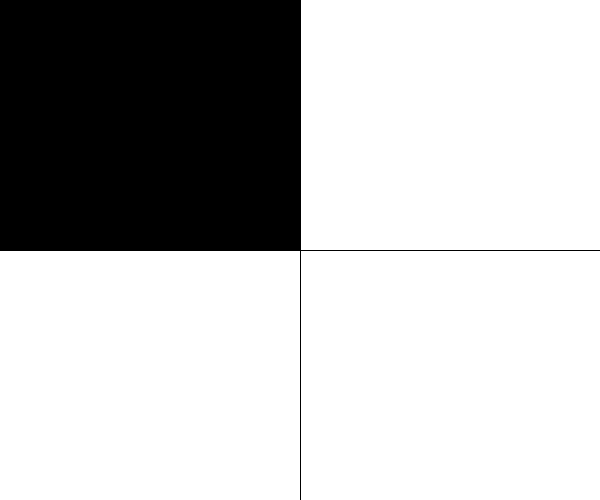
Frame 1 (no input)
Frame 60 (the mouse pressed at the canvas centre just before this capture): identical to frame 1, image omitted
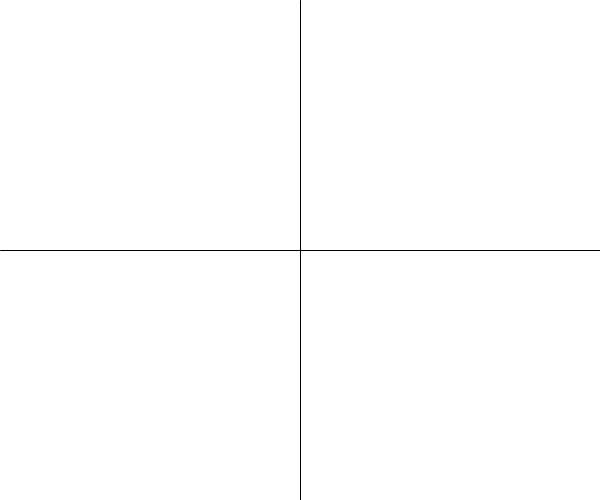
Frame 120 (the mouse held since frame 60 and released just before this capture)

The Processing sketch that drew these frames (run headless with seeded random() and noise(); from frame 60 on, the mouse is pressed at the canvas centre):

// Processing sketch: moving_black_rect
// ── moving_black_rect.pde
void setup(){
  size(600,500);
}

void draw(){
  background(255);
  int x = width/2;
  int y = height/2;
  line(x,0,x,2*y);
  line(0,y,2*x,y);
  
  fill(0);
  if(mouseX<x && mouseY<y){
    rect(0,0,x,y);
  }
  else if(mouseX>x && mouseY<y){
    rect(x,0,x,y);
  }
  else if(mouseX<x && mouseY>y){
    rect(0,y,x,y);
  }
  else if(mouseX>x && mouseY>y){
    rect(x,y,x,y);
  }
}
